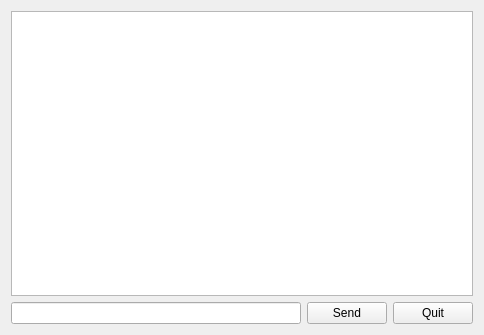
<?xml version="1.0" encoding="UTF-8"?>
<ui version="4.0">
 <class>chat_window</class>
 <widget class="QWidget" name="chat_window">
  <property name="geometry">
   <rect>
    <x>0</x>
    <y>0</y>
    <width>484</width>
    <height>335</height>
   </rect>
  </property>
  <property name="windowTitle">
   <string>chat_window_widget</string>
  </property>
  <layout class="QHBoxLayout" name="horizontalLayout_2">
   <item>
    <layout class="QVBoxLayout" name="verticalLayout">
     <item>
      <widget class="QListWidget" name="listWidget"/>
     </item>
     <item>
      <layout class="QHBoxLayout" name="horizontalLayout">
       <item>
        <widget class="QLineEdit" name="lineEdit"/>
       </item>
       <item>
        <widget class="QPushButton" name="pushButton">
         <property name="text">
          <string>Send</string>
         </property>
        </widget>
       </item>
       <item>
        <widget class="QPushButton" name="pushButton_2">
         <property name="text">
          <string>Quit</string>
         </property>
        </widget>
       </item>
      </layout>
     </item>
    </layout>
   </item>
  </layout>
 </widget>
 <resources/>
 <connections/>
</ui>
